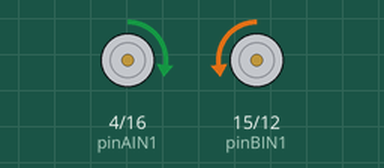
The sketch below on a simulated ESP32. On the bench: motor-driver pin pairs drawn as motors (green arrow = first pin HIGH = forward, orange = second pin HIGH = backward, longer = more drive, scaled by the enable pin).

Above: at 1.0 s.
At 3.0 s:
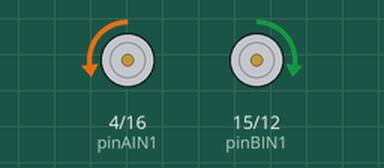
At 5.0 s:
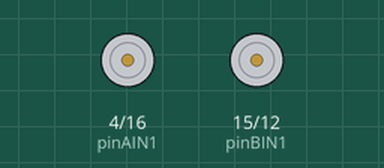
Timing chart, 0 to 7.8 s (numbered marks = the images above):
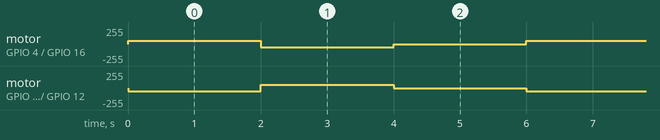

The sketch:

probarmotores.ino
```cpp
// Pines de control del Motor A
const int pinAIN1 = 4;
const int pinAIN2 = 16;
const int pinPWMA = 17;

// Pines de control del Motor B (Pines seguros)
const int pinBIN1 = 15;
const int pinBIN2 = 12;
const int pinPWMB = 27;

// Configuración PWM clásica para el ESP32
const int frecuencia = 20000;
const int resolucion = 8;

// Asignación de canales de hardware obligatorios en v2.x
const int canalMotorA = 0;
const int canalMotorB = 1;

void setup() {
  // Configurar pines de dirección como salidas
  pinMode(pinAIN1, OUTPUT);
  pinMode(pinAIN2, OUTPUT);
  pinMode(pinBIN1, OUTPUT);
  pinMode(pinBIN2, OUTPUT);
  pinMode(pinPWMA, OUTPUT);
  pinMode(pinPWMB, OUTPUT);

  // SINTAXIS CLÁSICA (ESP32 core v2.x)
  // 1. Configurar la frecuencia y resolución en cada canal interno
  ledcSetup(canalMotorA, frecuencia, resolucion);
  ledcSetup(canalMotorB, frecuencia, resolucion);

  // 2. Asociar el pin físico al canal configurado
  ledcAttachPin(pinPWMA, canalMotorA);
  ledcAttachPin(pinPWMB, canalMotorB);
}

void loop() {
  // IMPORTANTE: En la versión clásica se le envía el valor al CANAL, no al pin.
  ledcWrite(canalMotorA, 50);
  ledcWrite(canalMotorB, 50);

  // Sentido de giro 1 durante 2 segundos
  digitalWrite(pinAIN2, LOW);
  digitalWrite(pinAIN1, HIGH);
  digitalWrite(pinBIN1, LOW);
  digitalWrite(pinBIN2, HIGH);
  delay(2000);

  // Sentido de giro inverso durante 2 segundos
  digitalWrite(pinAIN1, LOW);
  digitalWrite(pinAIN2, HIGH);
  digitalWrite(pinBIN2, LOW);
  digitalWrite(pinBIN1, HIGH);
  delay(2000);

  // Parada/Pausa durante 2 segundos
  digitalWrite(pinAIN1, LOW);
  digitalWrite(pinAIN2, LOW);
  digitalWrite(pinBIN2, LOW);
  digitalWrite(pinBIN1, LOW);
  delay(2000);
}
```

Measured:
- by itself, motor on GPIO 4 (pinAIN1) / GPIO 16 (pinAIN2): repeats every 6.0 s: backward 50/255 2.0 s, stopped 2.0 s, forward 50/255 2.0 s
- by itself, motor on GPIO 15 (pinBIN1) / GPIO 12 (pinBIN2): repeats every 6.0 s: forward 50/255 2.0 s, stopped 2.0 s, backward 50/255 2.0 s
